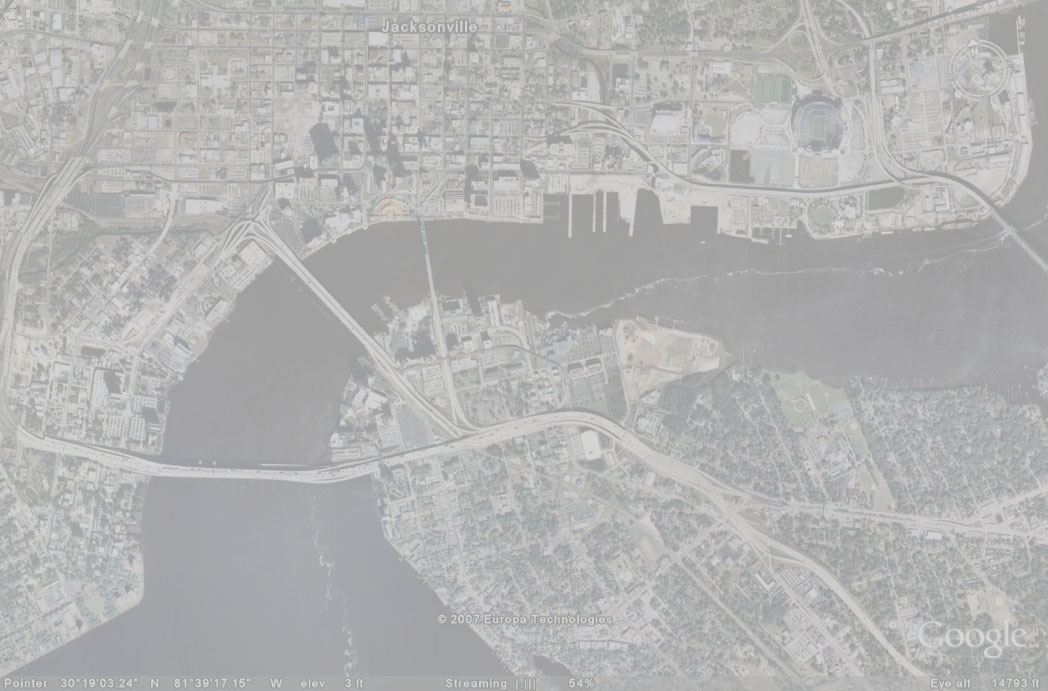
%> input picture A1/Code Files - Group - 13/input_sat_image.jpg, 1048 x 691 px
$ octave --eval "result = binarize_image(imread('input_sat_image.jpg'));"   (GNU Octave 9; MATLAB toolbox functions it lacks are replaced by stand-ins)
%> lines starting %> are read from the running program, lines starting %| are printed output that depends on the picture; in (x1, y1, x2, y2) boxes, pixels count from 0 and x2, y2 are one past the last pixel; in counts of white or black regions, pixels touching at a corner belong together; the program's own positions count from 1
function binary_mask = binarize_image(image);
  image = imread('high_contrast_image.jpg');
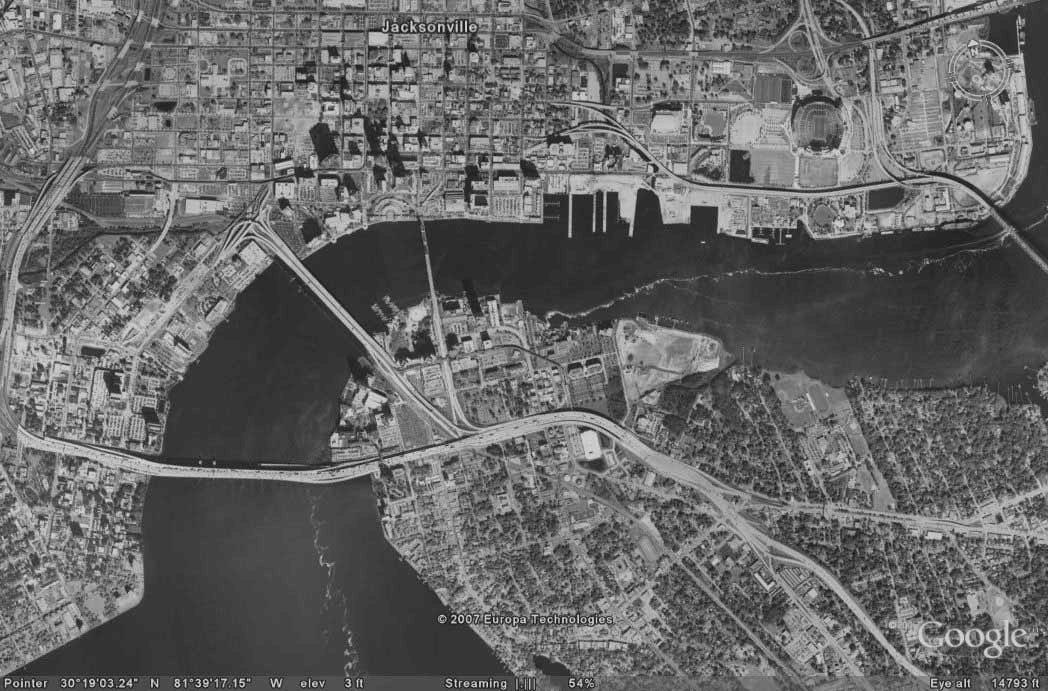
%> input picture A1/Code Files - Group - 13/high_contrast_image.jpg, 1048 x 691 px
%> image is the input picture: size 691x1048 uint8; min 0, max 236, mean 102.3
  level = graythresh(image);
%> level = 0.416
  binary_mask = ~im2bw(image,0.288);
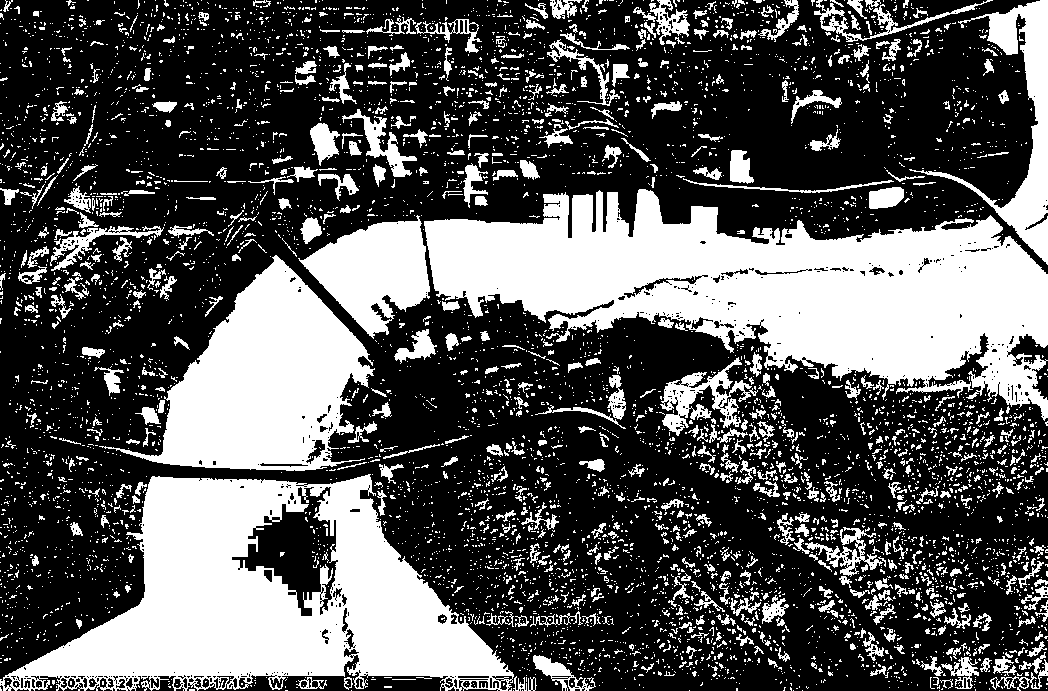
%> binary_mask: size 691x1048 logical; 34.3% white; 6106 white regions (5456 under 20 px), largest, box (x1, y1, x2, y2) and area: (424, 189, 1048, 421) 73090, (0, 474, 514, 691) 56087, (99, 255, 375, 471) 28442
  figure(1);
  imshow(binary_mask); title('Binary Mask (Inverted)');
  imwrite(binary_mask, 'binarized_image.jpg')
end
